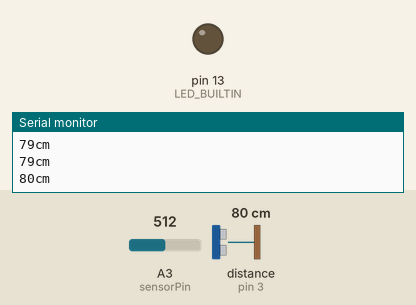
This sketch was run on a simulated Arduino Uno, built with avr-gcc and run on an emulated ATmega328P. Shown: output pins drawn as LEDs (lit = HIGH), the last lines printed to the serial monitor. Wiring (inferred from the names in the program): ultrasonic range finder: trigger pin 2; echo pin 3. The test bench sets the inputs (shaded band); at power-on: distance to the obstacle (sensor on pin 3) 80 cm, A3 (sensorPin) = 512. The echo pulse lasts 58.3 µs per cm; the local clock reads 2024-03-15 10:24:30 at power-on unless the sketch sets it; pins used as bus, display or sensor lines are not drawn.

Above: at 1.2 s.
1.3 s: distance to the obstacle (sensor on pin 3) set to 24 cm
2.8 s: distance to the obstacle (sensor on pin 3) set to 19 cm
At 3.8 s:
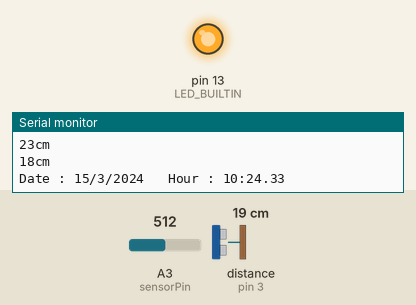
Timing chart, 0 to 9.4 s (numbered marks = the images above; inputs shaded):
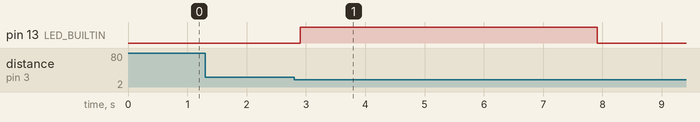

Measured:
- the behaviour switches between 22 and 21 cm on distance to the obstacle (sensor on pin 3) (found by bisection; images 0 and 1)
- after the input at 2.8 s, pin 13 (LED_BUILTIN): LOW → HIGH after 0.11 s, → LOW 5.0 s later

The sketch:

rtosproj.ino
```cpp
#if CONFIG_FREERTOS_UNICORE
#define ARDUINO_RUNNING_CORE 0
#else
#define ARDUINO_RUNNING_CORE 1
#endif

#ifndef LED_BUILTIN
#define LED_BUILTIN 13
#endif


#include <Arduino_FreeRTOS.h>
#include <Stepper.h>
#include <Wire.h>
#include <ds3231.h>
int trigPin = 2;    // Trigger
int echoPin = 3;    // Echo
int sensorPin= A3;
int thresholdDown = 310;
long duration, cm;
struct ts t;
const int stepsPerRevolution = 200;  // change this to fit the number of steps per revolution
// for your motor
// initialize the stepper library on pins 8 through 11:
Stepper myStepper(stepsPerRevolution, 9, 10, 11, 12);
// define two tasks for Blink & AnalogRead
void TaskWaterdisp( void *pvParameters );
void Taskfooddisp( void *pvParameters );
static int outputValue=100;

// the setup function runs once when you press reset or power the board
void setup() {

  // initialize serial communication at 115200 bits per second:
  Serial.begin(115200);

  // Now set up two tasks to run independently.
  xTaskCreate(
    TaskWaterdisp
    , NULL   // A name just for humans
    ,  128  // Stack size
    ,  NULL
    ,  2  // priority
    ,  NULL );

  xTaskCreate(
    Taskfooddisp
    ,  NULL   // A name just for humans
    ,  128  // Stack size
    ,  NULL
    ,  2  // priority
    ,  NULL );

  // Now the task scheduler, which takes over control of scheduling individual tasks, is automatically started.
}

void loop()
{
  // Empty. Things are done in Tasks.
}

/*--------------------------------------------------*/
/*---------------------- Tasks ---------------------*/
/*--------------------------------------------------*/

void TaskWaterdisp(void *pvParameters)  // This is a task.
{
  (void) pvParameters;

   pinMode(13, OUTPUT);
    pinMode(trigPin, OUTPUT);
  pinMode(echoPin, INPUT);
  // initialize digital LED_BUILTIN on pin 13 as an output.

  for (;;) // A Task shall never return or exit.
  {  digitalWrite(trigPin, LOW);
  delayMicroseconds(5);
  digitalWrite(trigPin, HIGH);
  delayMicroseconds(10);
  digitalWrite(trigPin, LOW);
   pinMode(echoPin, INPUT);
  duration = pulseIn(echoPin, HIGH);
  cm = (duration/2) / 29.1;
  int sensorValue = analogRead(sensorPin);
  Serial.print(cm);
  Serial.print("cm");
  Serial.println();

       vTaskDelay(outputValue/portTICK_PERIOD_MS);  // one tick delay (15ms) in between reads for stability
      if(cm>=10 && cm<=20 && sensorValue > thresholdDown){
    digitalWrite(13, HIGH);   // turn the LED on (HIGH is the voltage level)
  delay(5000);                       // wait for a second
  digitalWrite(13, LOW);    // turn the LED off by making the voltage LOW
  delay(5000);
    }

      }

      // loop from the highest pin to the lowest:

        vTaskDelay(outputValue/portTICK_PERIOD_MS);  // one tick delay (15ms) in between reads for stability
        // turn the pin off:

}

void Taskfooddisp(void *pvParameters)  // This is a task.
{
  (void) pvParameters;

myStepper.setSpeed(60);
  Wire.begin();
  /*DS3231_init(DS3231_CONTROL_INTCN);
  /*----------------------------------------------------------------------------
  In order to synchronise your clock module, insert timetable values below !
  ----------------------------------------------------------------------------*/
 /*t.hour=13;
  t.min=23;
  t.sec=50;
  t.mday=27;
  t.mon=3;
  t.year=2022;

  DS3231_set(t);

  delay(2000);
  Serial.println("Setup was running"); */
  for (;;)
  {
    DS3231_get(&t);
    vTaskDelay(10); // one tick delay (15ms) in between reads for stability
    Serial.print("Date : ");
  Serial.print(t.mday);
  Serial.print("/");
  Serial.print(t.mon);
  Serial.print("/");
  Serial.print(t.year);
  Serial.print("\t Hour : ");
  Serial.print(t.hour);
  Serial.print(":");
  Serial.print(t.min);
  Serial.print(".");
  Serial.println(t.sec);
  delay(1000);

  if((t.hour==8 && t.min==43 && t.sec==10) || (t.hour==11 && t.min==30 && t.sec==10) || (t.hour==20 && t.min==00 && t.sec==10)){
  myStepper.step(stepsPerRevolution);
  myStepper.step(stepsPerRevolution);
  myStepper.step(stepsPerRevolution);
  digitalWrite(13, HIGH);   // turn the LED on (HIGH is the voltage level)
  delay(1000);                       // wait for a second
  digitalWrite(13, LOW);    // turn the LED off by making the voltage LOW
  delay(1000);
  }

  }
}
```
